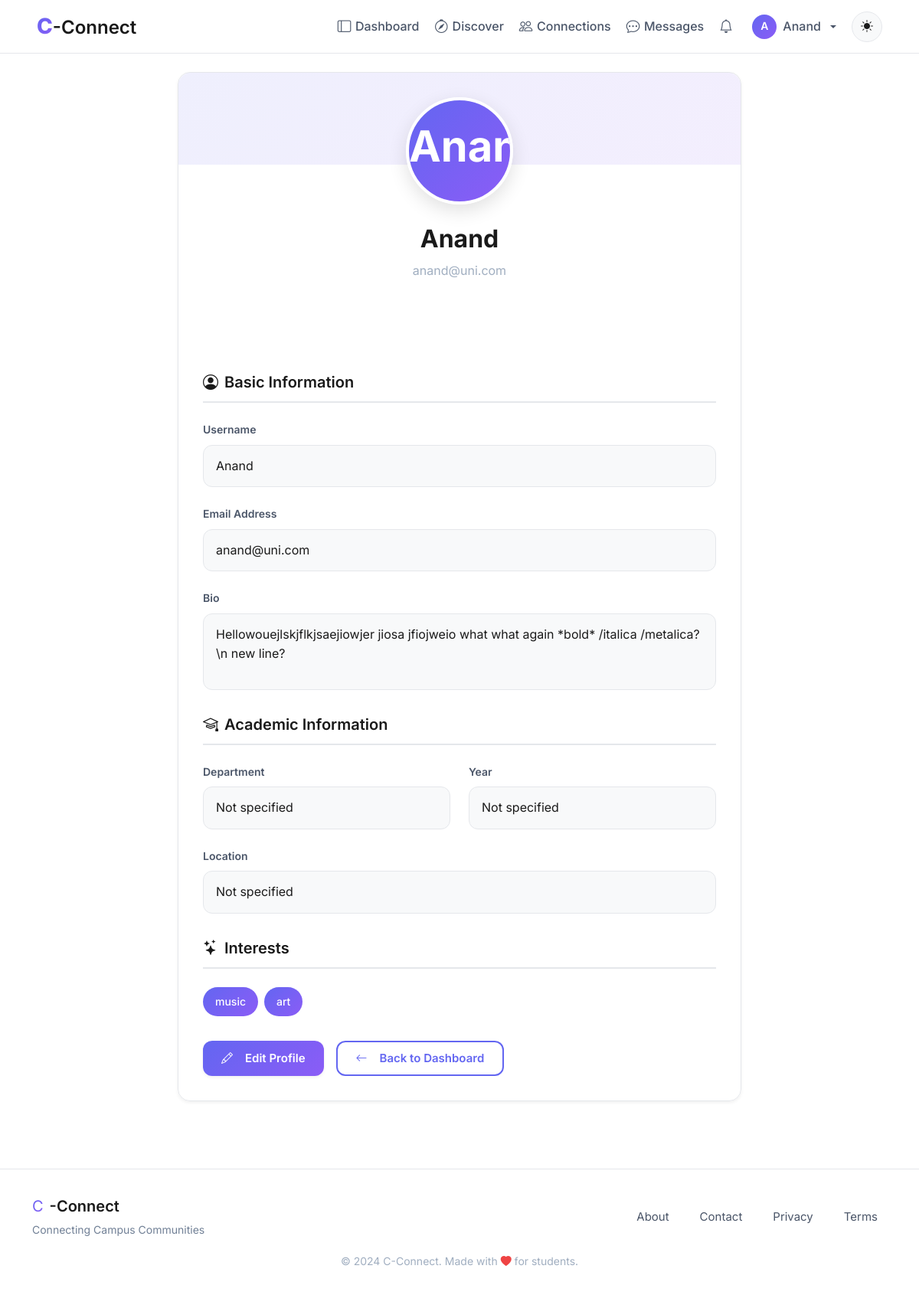
Screenshot of /profile (signed in) with the database file from the repository.
### models.py (models this page shows, shortened)
class User(UserMixin, db.Model):
    id = db.Column(db.Integer, primary_key=True, autoincrement=True)  # Unique identifier
    username = db.Column(db.String(100), nullable=False)  # Name of the user (later can add this unique if needed)
    email = db.Column(db.String(120), nullable=False, unique=True)  # Email of the user
    password = db.Column(db.String(200), nullable=False)  # Passwords not hashed yet (done in setup_db.py)
    created_at = db.Column(db.DateTime, default=db.func.now())  # Timestamp of account creation
    last_login = db.Column(db.DateTime, nullable=True)  # Timestamp of last login
    pass

class Profile(db.Model):
    id = db.Column(db.Integer, primary_key=True, autoincrement=True)  # Unique identifier
    user_id = db.Column(db.Integer, db.ForeignKey('user.id'), nullable=False,unique=True)  # Foreign key to User
    bio = db.Column(db.Text, nullable=True)
    profile_picture = db.Column(db.String(225), nullable=True)  # URL to profile
    department = db.Column(db.String(100), nullable=True)
    year=db.Column(db.String(20),nullable=True)
    interests=db.Column(db.JSON,nullable=True) #or db.String(500), can be comma separated values or db.Text
    location = db.Column(db.String(150), nullable=True)
    visibility = db.Column(db.String(50), default='public')  # public, private, connections-only
    updated_at = db.Column(db.DateTime, default=db.func.now(), onupdate=db.func.now())
    user = db.relationship('User', backref=db.backref('profile', uselist=False)) #here changed 'profiles' to 'profile'

### blueprints/auth/routes.py (the view)
@auth.route('/profile')
@limiter.limit("20 per day", key_func=get_user_id)
@login_required
def profile():
    profile = current_user.profile
    return render_template('auth/profile.html', profile=profile, user=current_user)#, conn=conn)

### blueprints/auth/templates/auth/profile.html (shortened to what this page needs)
{% extends "base.html" %}
{% block body %}
<div class="container py-4">
    <div class="row justify-content-center">
        <div class="col-lg-8">
            <div class="glass-card animate-on-scroll">
                <div class="profile-header">
                    <div class="profile-avatar-large">
                        {% if profile.profile_picture %}
                            <img src="{{ profile.profile_picture }}" alt="{{ current_user.username }}">
                        {% else %}
                            {{ current_user.username[0].upper() }}
                        {% endif %}
                    </div>
                    <h1 class="profile-name">{{ current_user.username }}</h1>
                    <p class="profile-email">{{ current_user.email }}</p>
                </div>
                <div class="profile-body">
                    <div class="form-section">
                        <h2 class="section-title">
                            <i class="bi bi-person-circle me-2"></i>Basic Information
                        </h2>
                        <div class="field-group">
                            <label class="field-label">Username</label>
                            <div class="field-value">{{ current_user.username }}</div>
                        </div>
                        <div class="field-group">
                            <label class="field-label">Email Address</label>
                            <div class="field-value">{{ current_user.email }}</div>
                        </div>
                        <div class="field-group">
                            <label class="field-label">Bio</label>
                            <div class="field-value textarea">
                                {{ profile.bio or "No bio added yet. Tell others about yourself!" }}
                            </div>
                        </div>
                    </div>
                    <div class="form-section">
                        <h2 class="section-title">
                            <i class="bi bi-mortarboard me-2"></i>Academic Information
                        </h2>
                        <div class="row">
                            <div class="col-md-6 field-group">
                                <label class="field-label">Department</label>
                                <div class="field-value">
                                    {{ profile.department or "Not specified" }}
                                </div>
                            </div>
                            <div class="col-md-6 field-group">
                                <label class="field-label">Year</label>
                                <div class="field-value">
                                    {{ profile.year or "Not specified" }}
                                </div>
                            </div>
                        </div>
                        <div class="field-group">
                            <label class="field-label">Location</label>
                            <div class="field-value">
                                {{ profile.location or "Not specified" }}
                            </div>
                        </div>
                    </div>
                    <div class="form-section">
                        <h2 class="section-title">
                            <i class="bi bi-stars me-2"></i>Interests
                        </h2>
                        {% if profile.interests %}
                            <div class="interests-tags">
                                {% for interest in profile.interests %}
                                    <span class="interest-tag">{{ interest }}</span>
                                {% endfor %}
                            </div>
                        {% else %}
                            <div class="field-value">
                                No interests added yet. Add your interests to find like-minded people!
                            </div>
                        {% endif %}
                    </div>
                    <div class="action-buttons">
                        <a href="{{ url_for('auth.profile_edit') }}" class="btn btn-primary-custom">
                            <i class="bi bi-pencil me-2"></i>Edit Profile
                        </a>
                        <a href="{{ url_for('main.dashboard') }}" class="btn btn-outline-custom">
                            <i class="bi bi-arrow-left me-2"></i>Back to Dashboard
                        </a>
                    </div>
                </div>
            </div>
        </div>
    </div>
</div>
{% endblock %}

### templates/base.html (shortened to what this page needs)
<!DOCTYPE html>
<html lang="en">
<head>
    <link rel="stylesheet" href="https://cdn.jsdelivr.net/npm/bootstrap-icons@1.11.1/font/bootstrap-icons.css">
    <link href="https://cdn.jsdelivr.net/npm/bootstrap@5.3.2/dist/css/bootstrap.min.css" rel="stylesheet">
    <link rel="stylesheet" href="{{ url_for('static', filename='css/global.css') }}">
</head>
<body>
    <nav class="navbar navbar-expand-lg navbar-glass fixed-top">
        <div class="container-fluid px-lg-5 px-3">
            <a class="navbar-brand" href="{{ url_for('main.home') }}">
                <span class="brand-c">C</span><span class="brand-connect">-Connect</span>
            </a>
            <div class="collapse navbar-collapse" id="navbarNav">
                <ul class="navbar-nav ms-auto align-items-lg-center gap-1">
                    {% if current_user.is_authenticated %}
                        <li class="nav-item">
                            <a class="nav-link" href="{{ url_for('main.dashboard') }}">
                                <i class="bi bi-layout-sidebar"></i>Dashboard
                            </a>
                        </li>
                        <li class="nav-item">
                            <a class="nav-link" href="{{ url_for('main.discover') }}">
                                <i class="bi bi-compass"></i>Discover
                            </a>
                        </li>
                        <li class="nav-item">
                            <a class="nav-link" href="{{ url_for('connections.connections_home') }}">
                                <i class="bi bi-people"></i>Connections
                            </a>
                        </li>
                        <li class="nav-item">
                            <a class="nav-link" href="{{ url_for('main.messages') }}">
                                <i class="bi bi-chat-dots"></i>Messages
                            </a>
                        </li>
                        <li class="nav-item position-relative">
                            <a class="nav-link" href="{{ url_for('notifications.notifications_list') }}">
                                <i class="bi bi-bell"></i>
                                {% set unread = current_user.notifications | selectattr("is_read", "equalto", False) | list %}
                            </a>
                        </li>
                        <li class="nav-item dropdown">
                            <a class="nav-link dropdown-toggle d-flex align-items-center gap-2" href="#" role="button" data-bs-toggle="dropdown">
                                <div style="width: 32px; height: 32px; border-radius: 50%; background: linear-gradient(135deg, var(--primary-color), var(--accent-color)); display: flex; align-items: center; justify-content: center; color: white; font-weight: 600; font-size: 0.875rem;">
                                    {{ current_user.username[0].upper() }}
                                </div>
                                <span class="d-none d-lg-inline">{{ current_user.username }}</span>
                            </a>
                        </li>
                    {% endif %}
                    <li class="nav-item ms-lg-2">
                        <button class="btn-theme-toggle" id="themeToggle" aria-label="Toggle theme">
                            <i class="bi bi-sun-fill" id="themeIcon"></i>
                        </button>
                    </li>
                </ul>
            </div>
        </div>
    </nav>
    <main class="main-content">
        {% block body %}{% endblock %}
    </main>
    <footer class="footer-glass">
        <div class="container">
            <div class="row align-items-center">
                <div class="col-md-6 text-center text-md-start mb-3 mb-md-0">
                    <div class="d-flex align-items-center justify-content-center justify-content-md-start gap-2">
                        <span class="brand-c" style="font-size: 1.25rem;">C</span>
                        <span class="brand-connect" style="font-size: 1.25rem;">-Connect</span>
                    </div>
                    <p class="footer-tagline mb-0">Connecting Campus Communities</p>
                </div>
                <div class="col-md-6">
                    <div class="d-flex justify-content-center justify-content-md-end gap-3 flex-wrap">
                        <a href="{{ url_for('main.about') }}" class="footer-link">About</a>
                        <a href="{{ url_for('main.contact') }}" class="footer-link">Contact</a>
                        <a href="#" class="footer-link">Privacy</a>
                        <a href="#" class="footer-link">Terms</a>
                    </div>
                </div>
            </div>
            <div class="row mt-3">
                <div class="col text-center">
                    <small class="text-muted">
                        &copy; 2024 C-Connect. Made with <i class="bi bi-heart-fill" style="color: var(--danger-color);"></i> for students.
                    </small>
                </div>
            </div>
        </div>
    </footer>
</body>
</html>

### rows the page displays
User: username "A", username "Anand", email "anand@uni.com"
Profile: bio "Hellowouejlskjflkjsaejiowjer jiosa jfiojweio what what again *bold* /italica /metalica? \\n new line?", department "Not specified", year "Not specified", location "Not specified"

### other values shown
{{ interest }} "music" "art"
